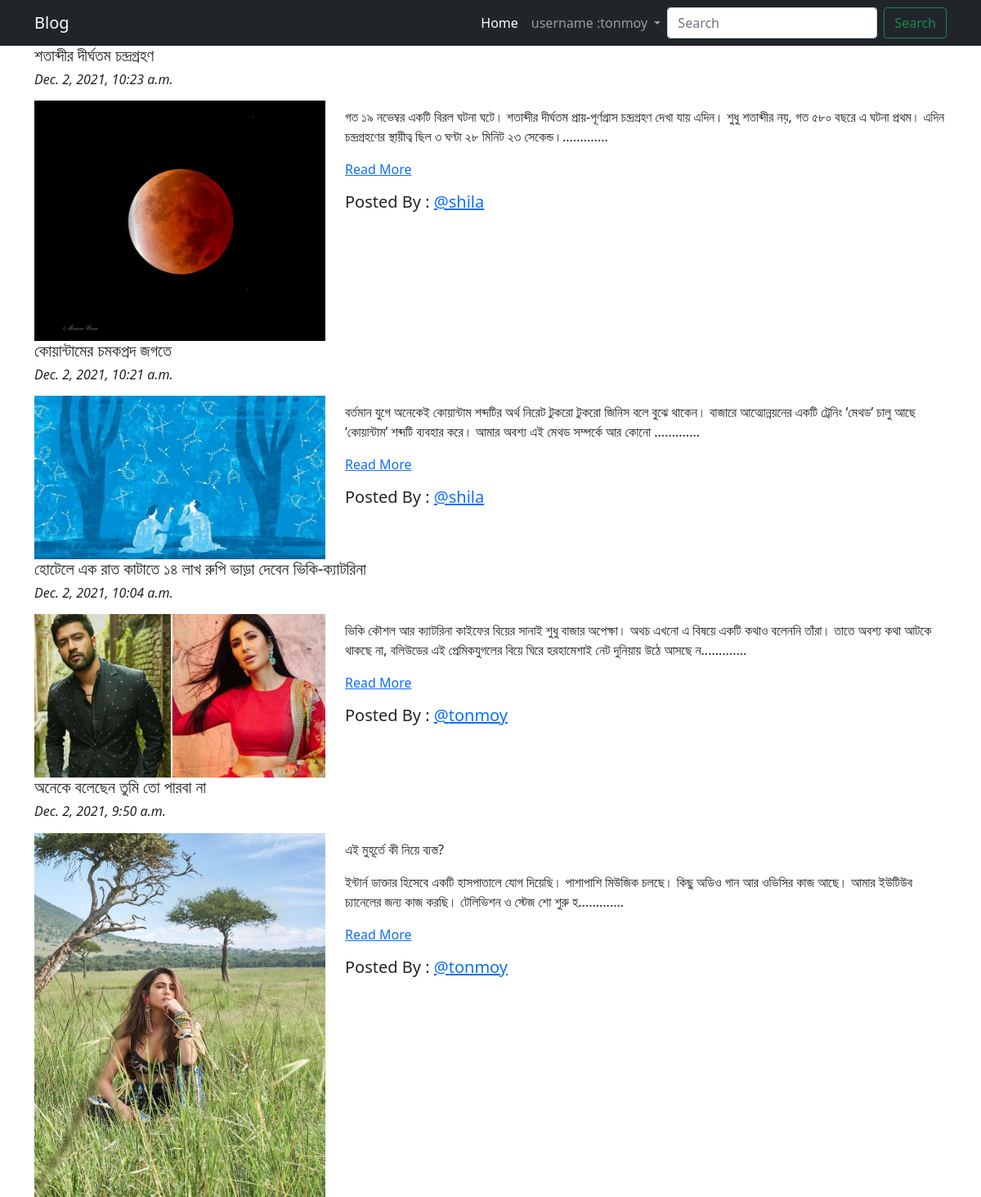
Screenshot of /blog/ (signed in) with the database file from the repository.
### app_blog/models.py (models this page shows, shortened)
class Blog(models.Model):
    author_name=models.ForeignKey(User, related_name="post_author",on_delete=models.CASCADE)
    blog_title=models.CharField(max_length=250,verbose_name="Title")
    slug=models.SlugField(max_length=100,blank=True)
    blog_content=models.TextField(verbose_name="whats on your mind?")
    blog_img=models.ImageField(upload_to="blog_img")
    published_date=models.DateTimeField(auto_now_add=True)
    update_date=models.DateTimeField(auto_now=True)
    class Meta:
        ordering=['-published_date']

### app_blog/views.py (the view)
# urls.py: path('',views.BlogList.as_view(),name="BlogList"),
class BlogList(ListView):
    model=Blog
    template_name="app_blog/blog_list.html"
    context_object_name='blogs'

### app_blog/templatetags/custom_filters.py (called while the page is built)
def range_filter(value):
    return value[0:200]+"............."

### templates/app_blog/blog_list.html (shortened to what this page needs)
{% extends 'base.html' %}
{% load static %}
{% load custom_filters %}
{% block body_block %}
<div class="container">
{% for blog in blogs %}
<h5>{{blog.blog_title}}</h5>
<h6><i>{{blog.published_date}}</i></h6>
   <div class="row">
       <div class="col-lg-4 pt-2">
           <img src="/media/{{blog.blog_img}}" alt="{{blog.blog_img}}" width="100%">
       </div>
       <div class="col-lg-8 ">
           <p>{{blog.blog_content|range_filter|linebreaks}} <a href="{% url 'app_blog:blog_details' slug=blog.slug %}">Read More</a></p>
           <h5> Posted By : <a href="#">@{{blog.author_name}}</a> </h5>
    </div>
   </div>
{% endfor %}
{% endblock  %}

### templates/base.html (shortened to what this page needs)
<!DOCTYPE html>
{% load static %}
{% load crispy_forms_tags %}
<html lang="en">
<head>
    <link rel="stylesheet" href="{% static 'css-style/style1.css' %}">
    <link href="https://cdn.jsdelivr.net/npm/bootstrap@5.1.3/dist/css/bootstrap.min.css" rel="stylesheet">
</head>
<body>
<nav class="navbar navbar-expand-lg navbar-dark bg-dark">
  <div class="container">
    <a class="navbar-brand" href="{% url 'index' %}">Blog</a>
    <div class="collapse navbar-collapse" id="navbarSupportedContent">
      <ul class="navbar-nav ms-auto mb-2 mb-lg-0">
        <li class="nav-item">
          <a class="nav-link active" aria-current="page" href="{% url 'index' %}">Home</a>
        </li>
        <li class="nav-item dropdown">
          <a class="nav-link dropdown-toggle" href="#" id="navbarDropdown" role="button" data-bs-toggle="dropdown" aria-expanded="false">
            username :{{user.username}}
          </a>
        </li>
      </ul>
      <form class="d-flex">
        <input class="form-control me-2" type="search" placeholder="Search" aria-label="Search">
        <button class="btn btn-outline-success" type="submit">Search</button>
      </form>
    </div>
  </div>
</nav>
{% block body_block %}
{% endblock  %}
</body>
</html>

### static/css-style/style1.css (style rules this page uses)
* { margin: 0; padding: 0; box-sizing: border-box; }

### rows the page displays
Blog: blog_title "শতাব্দীর দীর্ঘতম চন্দ্রগ্রহণ", published_date "Dec. 2, 2021, 10:23 a.m.", blog_img (picture), blog_content|range_filter "গত ১৯ নভেম্বর একটি বিরল ঘটনা ঘটে। শতাব্দীর দীর্ঘতম প্রায়-পূর্ণগ্রাস চন্দ্রগ্রহণ দেখা যায় এদিন। শুধু শতাব্দীর নয়, গত ৫৮০ বছরে এ ঘটনা প্রথম। এদিন চন্দ্রগ্রহণের স্থায়ীত্ব ছিল ৩ ঘণ্টা ২৮ মিনিট ২৩ সেকেন্ড।.............", author_name "shila"
Blog: blog_title "কোয়ান্টামের চমকপ্রদ জগতে", published_date "Dec. 2, 2021, 10:21 a.m.", blog_img (picture), blog_content|range_filter "বর্তমান যুগে অনেকেই কোয়ান্টাম শব্দটির অর্থ নিরেট টুকরো টুকরো জিনিস বলে বুঝে থাকেন। বাজারে আত্মোন্নয়নের একটি ট্রেনিং ‘মেথড’ চালু আছে ‘কোয়ান্টাম’ শব্দটি ব্যবহার করে। আমার অবশ্য এই মেথড সম্পর্কে আর কোনো .............", author_name "shila"
Blog: blog_title "হোটেলে এক রাত কাটাতে ১৪ লাখ রুপি ভাড়া দেবেন ভিকি-ক্যাটরিনা", published_date "Dec. 2, 2021, 10:04 a.m.", blog_img (picture), blog_content|range_filter "ভিকি কৌশল আর ক্যাটরিনা কাইফের বিয়ের সানাই শুধু বাজার অপেক্ষা। অথচ এখনো এ বিষয়ে একটি কথাও বলেননি তাঁরা। তাতে অবশ্য কথা আটকে থাকছে না, বলিউডের এই প্রেমিকযুগলের বিয়ে ঘিরে হরহামেশাই নেট দুনিয়ায় উঠে আসছে ন.............", author_name "tonmoy"
Blog: blog_title "অনেকে বলেছেন তুমি তো পারবা না", published_date "Dec. 2, 2021, 9:50 a.m.", blog_img (picture), blog_content|range_filter "এই মুহূর্তে কী নিয়ে ব্যস্ত? ইন্টার্ন ডাক্তার হিসেবে একটি হাসপাতালে যোগ দিয়েছি। পাশাপাশি মিউজিক চলছে। কিছু অডিও গান আর ওভিসির কাজ আছে। আমার ইউটিউব চ্যানেলের জন্য কাজ করছি। টেলিভিশন ও স্টেজ শো শুরু হ.............", author_name "tonmoy"

### other values shown
{{ user.username }} "tonmoy"
